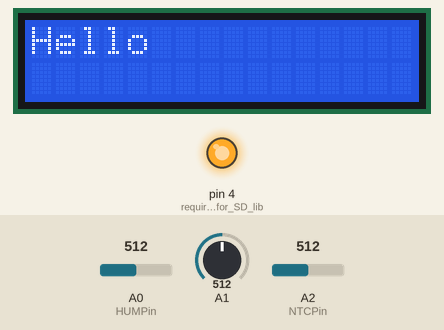
This sketch was run on a simulated Arduino Mega 2560, built with avr-gcc and run on an emulated ATmega2560. On the bench: 16×2 character LCD, output pins drawn as LEDs (lit = HIGH). The test bench sets the inputs (shaded band); at power-on: A0 (HUMPin) = 512, A1 = 512, A2 (NTCPin) = 512. The local clock reads 2024-03-15 10:24:30 at power-on unless the sketch sets it; storage starts empty; what the sketch prints to the serial monitor is not drawn.

Above: at 0.1 s.
At 1.2 s:
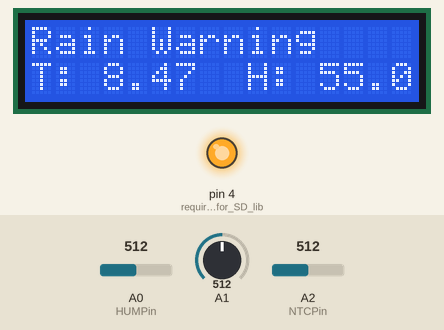

The sketch:

Arduino_HomeController.ino
```cpp
#include <Wire.h>
#include <LiquidCrystal.h>
#include <SD.h>
#include <DS1307.h>

//Load Liquid Crystal Library
LiquidCrystal lcd(43, 42, 47, 46, 45, 44);

// Init the DS1307
DS1307 rtc(SDA, SCL);

 // will store last time LED was updated
unsigned long previousMillis = 0;
// constants won't change :
const long interval = 10000;

// Raindrops sensor lowest and highest sensor readings:
const int sensorMin = 0;     // sensor minimum
const int sensorMax = 1024;  // sensor maximum
const int chipSelect = 4; //sd card
const byte HUMPin = A0; //analog pin humidity
const byte RAINDROP = A1;
float temperature;
float humidity;
String raindrop;
int countLine=0;
String sdcardReadArray[60];

//*************for thermistor************//
const byte NTCPin = A2;
#define SERIESRESISTOR 10000
#define NOMINAL_RESISTANCE 10000
#define NOMINAL_TEMPERATURE 25
#define BCOEFFICIENT 3435

void setup()
{
 Wire.begin();
 lcd.begin(16,2);

// set cursor position to start of first line on the LCD
lcd.setCursor(0,0);

//text to print
Serial.begin(115200);

// Initialize the rtc object
rtc.begin();

// Set the clock to run-mode
rtc.halt(false);

// The following lines can be commented out to use the values already stored in the DS1307
rtc.setDOW(TUESDAY);        // Set Day-of-Week to SUNDAY
rtc.setTime(7, 11, 0);     // Set the time to 12:00:00 (24hr format)
rtc.setDate(6, 20, 2017);   // Set the date to October 3th, 2010

// Set SQW/Out rate to 1Hz, and enable SQW
rtc.setSQWRate(SQW_RATE_1);
rtc.enableSQW(true);
pinMode(4, OUTPUT); // required for SD lib
digitalWrite(4,HIGH);

 if (!SD.begin(chipSelect))
 {
 // chipselect cs=pin 53
// Serial.println("Card failed, or not present");
lcd.setCursor(0,1);
lcd.print("SD Card Failed ");
return;
}

lcd.print("Hello");
delay(1000);
lcd.clear();
}

void loop()
{
  //*****************************Raindrops sensor***************************
   // read the rain sensor on analog A0:
  int sensorReading = sample(RAINDROP);

  // map the sensor range (four options):
  // ex: 'long int map(long int, long int, long int, long int, long int)'
  int range = map(sensorReading, sensorMin, sensorMax, 0, 3);

  // range value:
  switch (range)
 {
 case 0:    // Sensor getting wet
 lcd.setCursor(0,0);
 raindrop="Flood";
 lcd.print(raindrop+"           ");
    break;
 case 1:
  lcd.setCursor(0,0);
  raindrop="Rain Warning";
  lcd.print(raindrop+"    ");
    break;
 case 2:    // Sensor dry - To shut this up delete the " Serial.println("Not Raining"); " below.
  lcd.setCursor(0,0);
  raindrop="Not Raining";
  lcd.print(raindrop+"           ");
    break;
  }

  //***************************** END   Raindrops sensor***************************

float ADCvalue;
float Resistance;
ADCvalue = sample(NTCPin);
Resistance = ((1023.0/3.3)*4.9/ADCvalue) - 1;  //1023/ADCvalue////////***///**//
Resistance = SERIESRESISTOR * Resistance;

temperature = Resistance / NOMINAL_RESISTANCE; // (R/Ro)
temperature = log(temperature); // ln(R/Ro)
temperature /= BCOEFFICIENT; // 1/B * ln(R/Ro)
temperature += 1.0 / (NOMINAL_TEMPERATURE + 273.15); // + (1/To)
temperature = 1.0 / temperature; // Invert
temperature -= 273.15; // convert to C
//Serial.print("Temp: ");
// Serial.println((String)temperature);//print temp
lcd.setCursor(0,1);
lcd.print("T: "+ String(temperature)+"  ");
//********************************end temp code************************

//************************Humidity code:***********
//getting the readings from the sensors
float humvolt=sample(HUMPin)/(1023.0/3.3);//////////*******////////**///**//**/
humidity =(humvolt/0.03);

//   Serial.println("volt: "+String(humvolt)+" Humidity: "+ String(humidity));
lcd.setCursor(9,1);
lcd.print("H: "+ String(humidity)+"  ");
//********************************end humidity code************************

LogToSD();
delay(100);
Serial.println("0)"+String(rtc.getTimeStr())+","+String(rtc.getDOWStr(FORMAT_SHORT))+","+String(rtc.getDateStr())+","+String(raindrop)+","+String(temperature)+","+String(humidity));
delay(3500);
wifisent();
}

void wifisent()
{
  File myFile = SD.open("OLAYAN.csv");
  countLine=0;
 if(myFile)
 {
  while (myFile.available() && countLine<10)
  {
      countLine++;

     if(!myFile.readStringUntil('\n').equals(""))
     {
     //  sdcardReadArray[countLine]=myFile.readStringUntil('\n');
      Serial.println(String(countLine)+")"+myFile.readStringUntil('\n'));
      delay(3500);
     }
  }

  // close the file:
    myFile.close();}

  else
  {
  // if the file didn't open, print an error:
 // Serial.println("error opening test.txt");
  lcd.setCursor(0,0);
  lcd.print("error sdcard");
  delay(2000);
 }
}

  void LogToSD()
  {
   // see if the card is present and can be initialized:
   // open the file. note that only one file can be open at a time,
  // so you have to close this one before opening another.
    File dataFile = SD.open("olayan.csv", FILE_WRITE);

  // if the file is available, write to it:
  if (dataFile)
  {
     dataFile.print("time ");
    dataFile.print(rtc.getTimeStr());
    dataFile.print(", day ");
    dataFile.print(rtc.getDOWStr(FORMAT_SHORT));
    dataFile.print(", date ");
    dataFile.print(rtc.getDateStr());
    dataFile.print(", weather ");
    dataFile.print(raindrop);
    dataFile.print(",temp ");
    dataFile.print(String(temperature));
    dataFile.print(", hum");
    dataFile.print(String(humidity));
    dataFile.println();
    dataFile.close();
    }

  // if the file isn't open, pop up an error:
  else
  {
    lcd.clear();
    lcd.setCursor(0,0);
    lcd.print("error sd card   ");
    SD.begin(chipSelect);
    delay(5000);
    lcd.clear();
      }
 }

 float sample(byte z)
/* This function will read the Pin 'z' 5 times and take an average.*/
{
  byte i;
  int sval = 0;
  for (i = 0; i < 10; i++)
  {
  sval = sval + analogRead(z);// sensor on analog pin 'z'
  }
  sval = sval / 10;    // average
  return sval;
}

//****************************************************************************
String getStringPartByNr(String data, char separator, int index)
{
    // spliting a string and return the part nr index
    // split by separator
    int stringData = 0;        //variable to count data part nr
    String dataPart = "";      //variable to hole the return text

    for(int i = 0; i<data.length()-1; i++)
    {
     //Walk through the text one letter at a time
      if(data[i]==separator)
      {
        //Count the number of times separator character appears in the text
        stringData++;
      }
     else if(stringData==index)
     {
        //get the text when separator is the rignt one
        dataPart.concat(data[i]);
      }
     else if(stringData>index)
     {
        //return text and stop if the next separator appears - to save CPU-time
        return dataPart;
        break;
      }
    }
    //return text if this is the last part
    return dataPart;
}
```
